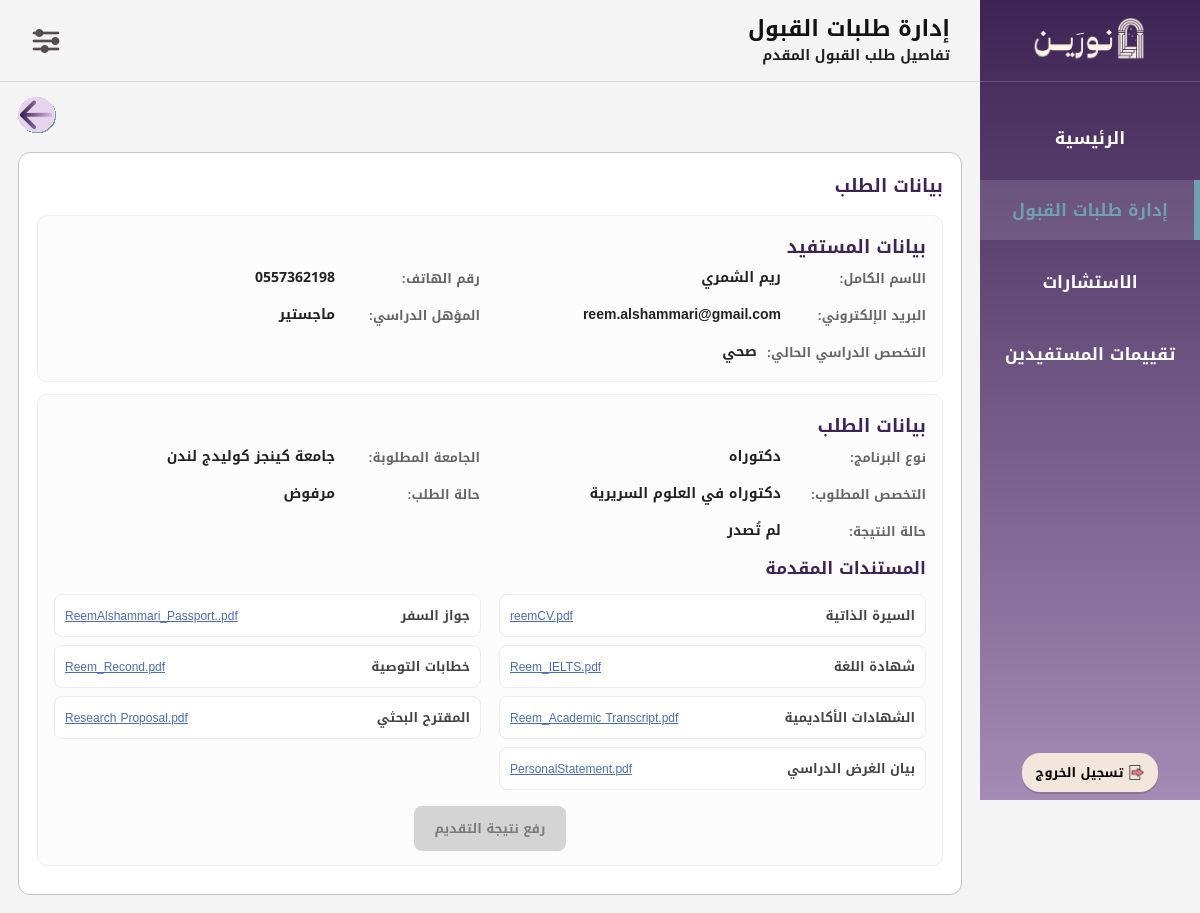
/Con05_AdmissiontDetails.php?request_id=7 (signed in), run on the app's committed database.
### tables this page shows
CREATE TABLE `admission_request` (
  `request_id` int(11) NOT NULL,
  `bnf_id` int(11) NOT NULL,
  `office_id` int(11) NOT NULL,
  `program_type` enum('bachelor','master','phd') NOT NULL,
  `major_name` varchar(100) NOT NULL,
  `univ_name` varchar(100) NOT NULL,
  `Submit_date` date NOT NULL,
  `result_notes` text DEFAULT NULL,
  `Result_status` enum('قيد المعالجة','أُصدرت','لم تُصدر') DEFAULT 'قيد المعالجة',
  `request_status` enum('في الانتظار','مقبول','مرفوض') NOT NULL DEFAULT 'في الانتظار',
  `payment_status` enum('غير مدفوع','مدفوع','بانتظار الدفع') NOT NULL DEFAULT 'غير مدفوع',
  `result` varchar(255) DEFAULT NULL
);

CREATE TABLE `beneficiary` (
  `bnf_id` int(11) NOT NULL,
  `email` varchar(100) NOT NULL,
  `f_name` varchar(50) NOT NULL,
  `l_name` varchar(50) NOT NULL,
  `phone_num` varchar(15) NOT NULL,
  `password` varchar(255) NOT NULL,
  `degree_level` enum('ثانوي','بكالوريوس','ماجستير','') NOT NULL,
  `account_status` enum('نشط','محظور') NOT NULL DEFAULT 'نشط',
  `sch_field` varchar(100) NOT NULL
);

CREATE TABLE `admission_request_documents` (
  `doc_id` int(11) NOT NULL,
  `request_id` int(11) NOT NULL,
  `doc_type` enum('CV','High School Certificate','University Degree Certificate','Academic Certificates','Academic Transcript','Language Certificate','Passport','Recommendation Letters','Statement of Purpose','Letter of Intent','Research Proposal','Acceptance Letter','Other Certificates') NOT NULL,
  `file_name` varchar(255) NOT NULL,
  `file` varchar(255) NOT NULL
);

### Con05_AdmissiontDetails.php (the view, shortened to what this page needs)
<?php
$con = mysqli_connect("localhost", "root", "", "noreen");
mysqli_set_charset($con, "utf8mb4");
$office_id = (int) $_SESSION['office_id'];
$request_id = isset($_GET['request_id']) ? (int) $_GET['request_id'] : 0;
$sql = "SELECT
            ar.request_id,
            ar.program_type,
            ar.major_name,
            ar.univ_name,
            ar.Submit_date,
         ar.request_status,
ar.Result_status,
ar.payment_status,
b.f_name,
b.l_name,
b.email,
b.phone_num,
b.sch_field,
b.degree_level
        FROM admission_request ar
        INNER JOIN beneficiary b ON ar.bnf_id = b.bnf_id
        WHERE ar.request_id = $request_id AND ar.office_id = $office_id";
$result = mysqli_query($con, $sql);
$request = mysqli_fetch_assoc($result);
$payment_status = trim($request['payment_status']);
$isPaid = ($payment_status == "مدفوع");
$sqlDocs = "SELECT doc_type, file_name, file
            FROM admission_request_documents
            WHERE request_id = $request_id
            ORDER BY doc_id ASC";
$resDocs = mysqli_query($con, $sqlDocs);
$request_status = trim($request['request_status']);
$result_status = trim($request['Result_status']);
$isAccepted = ($request_status == "مقبول");
$resultIssued = ($result_status == "أُصدرت");
$program_type = $request['program_type'];
$program_name = "";
if ($program_type == "bachelor") {
    $program_name = "بكالوريوس";
} elseif ($program_type == "master") {
    $program_name = "ماجستير";
} elseif ($program_type == "phd") {
    $program_name = "دكتوراه";
}
$docLabels = [
    "CV" => "السيرة الذاتية",
    "Passport" => "جواز السفر",
    "Language Certificate" => "شهادة اللغة",
    "Recommendation Letters" => "خطابات التوصية",
    "Other Certificates" => "شهادات أخرى",
    "High School Certificate" => "شهادة الثانوية العامة",
    "Letter of Intent" => "خطاب النوايا",
    "University Degree Certificate" => "الشهادة الجامعية",
    "Academic Transcript" => "السجل الأكاديمي",
    "Statement of Purpose" => "بيان الغرض الدراسي",
    "Academic Certificates" => "الشهادات الأكاديمية",
    "Research Proposal" => "المقترح البحثي"
];
?>
<!DOCTYPE html>
<html lang="ar" dir="rtl">
<head>
<link rel="stylesheet" href="CSS01Layout.css?v=6">
</head>
<body>
<div class="layout">
    <aside class="sidebar">
        <div class="sidebar-top">
            <div class="sidebar-logo">
                <img src="شعار نورين.png" alt="نورين">
            </div>
            <ul class="sidebar-menu">
          <li><a href="Con00_MainPage.php">الرئيسية</a></li>
          <li><a href="Con04_AdmissionReq.php" class="active">إدارة طلبات القبول</a></li>
          <li><a href="Con03_Consultations.php">الاستشارات</a></li>
          <li><a href="Con08_ReqRating.php">تقييمات المستفيدين</a></li>
            </ul>
        </div>
        <div class="sidebar-bottom">
            <form action="logout.php" method="post">
                <button type="submit" class="logout-btn">
                    <img src="ايقونة تسجيل الخروج.png" class="logout-icon" alt="خروج">
                    <b>تسجيل الخروج</b>
                </button>
            </form>
        </div>
    </aside>
    <div class="main-content">
        <header class="header">
            <div class="page-heading">
                <div class="page-title">إدارة طلبات القبول</div>
                <div class="page-description">تفاصيل طلب القبول المقدم</div>
            </div>
            <div class="header-icons">
                <div class="settings-dropdown">
                    <img src="ايقونة قائمة الاعدادات.png" class="menu-icon" alt="الإعدادات">
                </div>
            </div>
        </header>
        <div class="page-wrap">
            <div class="top-bar">
                <a href="Con04_AdmissionReq.php" class="back-btn">
                    <img src="سهم تراجع.svg" alt="رجوع">
                </a>
            </div>
            <div class="details-card">
                <div class="request-head">
                    <div class="section-title">بيانات الطلب</div>
                </div>
                <div class="info-box">
                    <div class="section-title">بيانات المستفيد</div>
                    <div class="info-grid">
                        <div class="info-row">
                            <div class="info-label">الاسم الكامل:</div>
                            <div class="info-value"><?php echo htmlspecialchars($request['f_name'] . " " . $request['l_name'], ENT_QUOTES, 'UTF-8'); ?></div>
                        </div>
                        <div class="info-row">
                            <div class="info-label">رقم الهاتف:</div>
                            <div class="info-value"><?php echo htmlspecialchars($request['phone_num'], ENT_QUOTES, 'UTF-8'); ?></div>
                        </div>
                        <div class="info-row">
                            <div class="info-label">البريد الإلكتروني:</div>
                            <div class="info-value"><?php echo htmlspecialchars($request['email'], ENT_QUOTES, 'UTF-8'); ?></div>
                        </div>
                        <div class="info-row">
                            <div class="info-label">المؤهل الدراسي:</div>
                            <div class="info-value"><?php echo htmlspecialchars($request['degree_level'], ENT_QUOTES, 'UTF-8'); ?></div>
                        </div>
                        <div class="info-row full-width">
                            <div class="info-label">التخصص الدراسي الحالي:</div>
                            <div class="info-value"><?php echo htmlspecialchars($request['sch_field'], ENT_QUOTES, 'UTF-8'); ?></div>
                        </div>
                    </div>
                </div>
                <div class="info-box">
                    <div class="section-title">بيانات الطلب</div>
                    <div class="info-grid">
                        <div class="info-row">
                            <div class="info-label">نوع البرنامج:</div>
                            <div class="info-value"><?php echo htmlspecialchars($program_name, ENT_QUOTES, 'UTF-8'); ?></div>
                        </div>
                        <div class="info-row">
                            <div class="info-label">الجامعة المطلوبة:</div>
                            <div class="info-value"><?php echo htmlspecialchars($request['univ_name'], ENT_QUOTES, 'UTF-8'); ?></div>
                        </div>
                        <div class="info-row">
                            <div class="info-label">التخصص المطلوب:</div>
                            <div class="info-value"><?php echo htmlspecialchars($request['major_name'], ENT_QUOTES, 'UTF-8'); ?></div>
                        </div>
                        <div class="info-row">
                            <div class="info-label">حالة الطلب:</div>
                            <div class="info-value"><?php echo htmlspecialchars($request_status, ENT_QUOTES, 'UTF-8'); ?></div>
                        </div>
                        <div class="info-row">
                            <div class="info-label">حالة النتيجة:</div>
                            <div class="info-value"><?php echo htmlspecialchars($result_status, ENT_QUOTES, 'UTF-8'); ?></div>
                        </div>
                    </div>
                    <div class="docs-title">المستندات المقدمة</div>
                    <?php if ($resDocs && mysqli_num_rows($resDocs) > 0) { ?>
                        <div class="docs-grid">
                            <?php while ($doc = mysqli_fetch_assoc($resDocs)) { ?>
                                <?php
                                $label = isset($docLabels[$doc['doc_type']]) ? $docLabels[$doc['doc_type']] : $doc['doc_type'];
                                ?>
                                <div class="doc-item">
                                    <div class="doc-label"><?php echo htmlspecialchars($label, ENT_QUOTES, 'UTF-8'); ?></div>
                                    <a href="<?php echo htmlspecialchars($doc['file'], ENT_QUOTES, 'UTF-8'); ?>" target="_blank" class="doc-link"><?php echo htmlspecialchars($doc['file_name'], ENT_QUOTES, 'UTF-8'); ?></a>
                                </div>
                            <?php } ?>
                        </div>
                    <?php } else { ?>
                        <div class="empty-docs">لا توجد مستندات مرفوعة لهذا الطلب.</div>
                    <?php } ?>
                    <div class="bottom-actions">
                   <?php if ($resultIssued) { ?>
    <a href="#" class="upload-result-btn upload-finished">تم إصدار النتيجة</a>
<?php } elseif ($isAccepted && $isPaid) { ?>
    <a href="Con06_UploadResult.php?request_id=<?php echo $request_id; ?>" class="upload-result-btn upload-enabled">رفع نتيجة التقديم</a>
<?php } elseif ($isAccepted && !$isPaid) { ?>
    <a href="#" class="upload-result-btn upload-disabled">رفع نتيجة التقديم </a>
<?php } else { ?>
    <a href="#" class="upload-result-btn upload-disabled">رفع نتيجة التقديم</a>
<?php } ?>
                    </div>
                </div>
            </div>
        </div>
    </div>
</div>
</body>
</html>

### CSS01Layout.css (style rules this page uses)
* { margin:0; padding:0; box-sizing:border-box; font-family:"Noto Kufi Arabic",sans-serif; text-decoration:none; }
body { background:#F4F4F4; direction:rtl; }
.layout { display:flex; min-height:100vh; }
.sidebar { width:220px; height:100vh; position:fixed; top:0; right:0; background:linear-gradient(to bottom,#3E2454,#A48BB5); color:#FFFFFF; display:flex; flex-direction:column; justify-content:space-between; z-index:1000; }
.sidebar-top { width:100%; }
.sidebar-logo { height:82px; display:flex; align-items:center; justify-content:center; border-bottom:1px solid rgba(255,255,255,0.18); }
.sidebar-logo img { width:120px; height:auto; object-fit:contain; }
.sidebar-menu { list-style:none; margin-top:26px; }
.sidebar-menu li { margin-bottom:12px; }
.sidebar-menu a { color:#FFFFFF; font-size:17px; font-weight:600; display:block; padding:14px 22px; text-align:center; transition:.25s; position:relative; }
.sidebar-menu a.active { color:#70A0AF; background:rgba(255,255,255,0.12); }
.sidebar-menu a.active::after { content:""; position:absolute; right:0; top:0; width:6px; height:100%; background:#70A0AF; }
.sidebar-bottom { padding:0 10px 8px; display:flex; justify-content:center; }
.logout-btn { background:#F3E6DD; border:none; border-radius:18px; padding:7px 14px; font-size:13px; cursor:pointer; display:flex; align-items:center; gap:6px; box-shadow:0 2px 1px rgba(0,0,0,0.15); transition:transform .3s, box-shadow .3s; }
.logout-icon { width:15px; height:15px; object-fit:contain; }
.main-content { margin-right:220px; width:calc(100% - 220px); min-height:100vh; display:flex; flex-direction:column; }
.header { min-height:82px; position:sticky; top:0; z-index:900; border-bottom:1px solid #d9d9d9; background:#F4F4F4; display:flex; flex-direction:row; align-items:center; justify-content:space-between; padding:10px 30px; }
.page-heading { display:flex; flex-direction:column; align-items:flex-end; justify-content:flex-start; text-align:right; }
.page-title { font-size:22px; font-weight:700; color:#111111; line-height:1.4; text-align:right; width:100%; }
.page-description { font-size:14px; font-weight:600; color:#1f1f1f; line-height:1.6; text-align:right; }
.header-icons { display:flex; align-items:center; }
.settings-dropdown { position:relative; display:inline-block; }
.settings-dropdown::after { content:""; position:absolute; top:100%; left:0; width:100%; height:10px; }
.menu-icon { width:32px; height:32px; cursor:pointer; display:block; object-fit:contain; }

### data on the page
admission_request: bnf.l_name "ريم الشمري", bnf.phone_num "0557362198", bnf.email "reem.alshammari@gmail.com", bnf.degree_level "ماجستير", bnf.sch_field "صحي", program_type "دكتوراه", univ_name "جامعة كينجز كوليدج لندن", major_name "دكتوراه في العلوم السريرية", request_status "مرفوض", Result_status "لم تُصدر"
admission_request_documents: doc_type "السيرة الذاتية", file_name "reemCV.pdf"
admission_request_documents: doc_type "جواز السفر", file_name "ReemAlshammari_Passport..pdf"
admission_request_documents: doc_type "شهادة اللغة", file_name "Reem_IELTS.pdf"
admission_request_documents: doc_type "خطابات التوصية", file_name "Reem_Recond.pdf"
admission_request_documents: doc_type "الشهادات الأكاديمية", file_name "Reem_Academic Transcript.pdf"
admission_request_documents: doc_type "المقترح البحثي", file_name "Research Proposal.pdf"
admission_request_documents: doc_type "بيان الغرض الدراسي", file_name "PersonalStatement.pdf"
